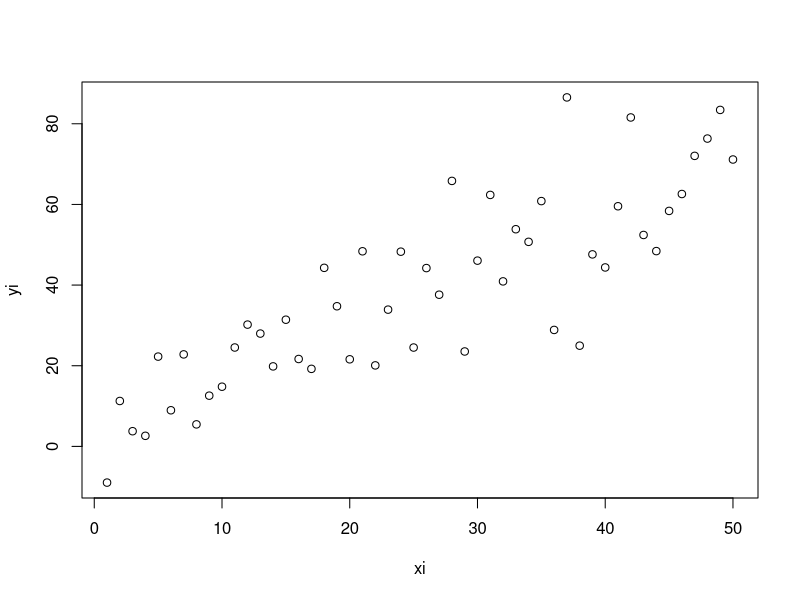
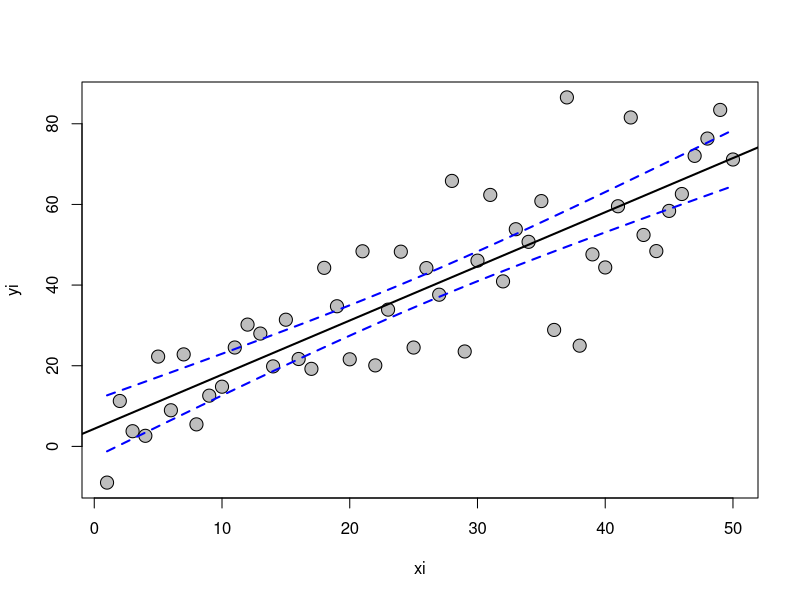
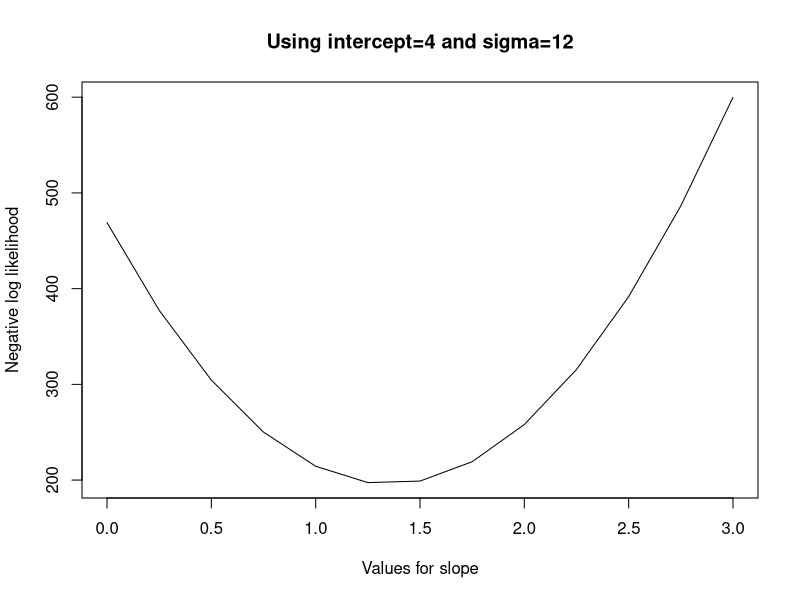
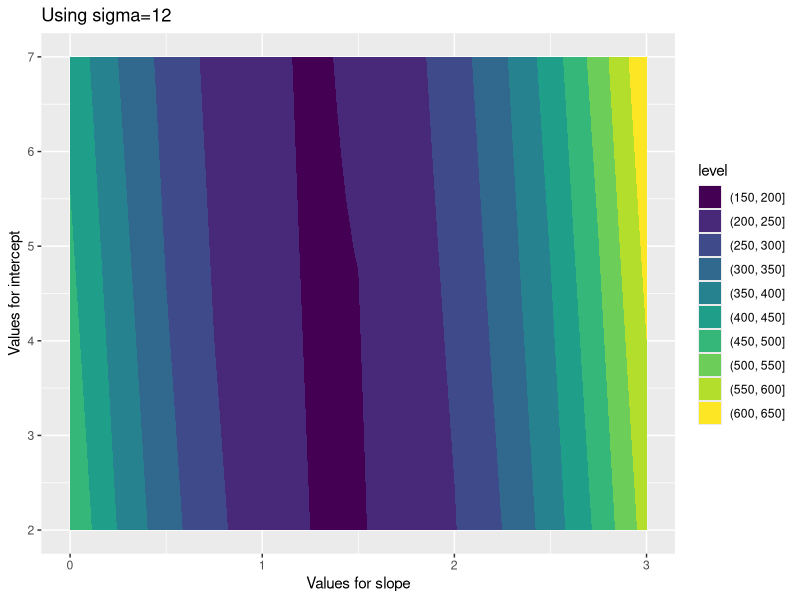

Source code (R) for these figures, in order:

##### Q1 #####

# Simulate some data for a linear regression using the simple linear 
# regression model: yi = beta_0 + beta_1*xi + error, where error~N(0,sigma).  

# Make sigma large enough that it resembles “typical” ecological data when you 
# plot it, but not so large that it completely obscures the relationship between 
# x and y. Record your true beta_0, beta_1, and sigma here:

# Generate some random values for the independent variable
?rnorm

sigma <- 12
set.seed(19)
error <- rnorm(50, mean = 0, sd = sigma)
xi <- 1:50

# Set "true" slope and intercept
beta_0 <- 4
beta_1 <- 1.3

# Generate dependent values using the "true" linear regression
yi <- beta_0 + beta_1*xi + error

plot(xi, yi)

# Fit a linear regression model using lm() and do your typical checks of 
# model assumptions that we went over in class. Paste your estimated model 
# coefficients and their 95% confidence intervals below:

mod_lm <- lm(yi ~ xi)
coefficients(mod_lm)
confint(mod_lm)

newvals <- seq(min(xi),  max(xi), length.out=100)
confint_vals <- predict(mod_lm, interval = 'confidence', 
                        newdata = data.frame(xi=newvals))

plot(xi, yi, cex = 1.75, pch = 21, bg = 'gray')
abline(mod_lm, col = 'black', lwd = 2)
lines(newvals, confint_vals[, 'lwr'], col = 'blue', lty = 2, lwd = 2)
lines(newvals, confint_vals[, 'upr'], col = 'blue', lty = 2, lwd = 2)

# Are the coefficient estimates close to the true values? Do the 95% 
# confidence intervals cover the true values?

# Coefficients are close, but the 95% confidence interval does not include
# all of the values.

##### Q2 #####

# Analyze the data generated in Q1 using the normal equation (see Word doc)
# Paste your estimated model coefficients below.
# Are the coefficient estimates close to the true values?  

n_obs <- length(xi)
xmat <- matrix(c(rep(1, n_obs), xi), nrow = n_obs)
ymat <- matrix(yi)

# Solve for beta_0 and beta_1 using matrix multiplication
analytical_coef <- solve(t(xmat)%*%xmat) %*% (t(xmat)%*%ymat)

analytical_coef

# Yes, they are pretty close!
  
##### Bonus Q1 #####

# Can you find an analytical solution for the se and 95% CI for the model 
# coefficients? (note: this is not in the lectures or reading, you'll have 
# to do some searching).  Write the equations and resulting answers below.
# Do the 95% confidence intervals cover the true values?
  
##### Q3 #####

# Analyze the data generated in Q1 using a grid search to minimize the sum of 
# squared errors (no need to iterate more than twice).
# Paste your estimated model coefficients below.

calc_sse <- function(x, y, betas) {
  yfit <- betas[1] + betas[2]*x
  sse <- sum((yfit - y)^2)
  return(sse)
}

# Create grid space
sse_grid_vals <- expand.grid(intercept = seq(0,8,by=0.5), slope = seq(0,3,by=0.25))
sse_grid_out  <- apply(sse_grid_vals, 1, calc_sse, x=xi, y=yi) # Calculate SSE for each combo
sse_grid_vals[which.min(sse_grid_out),] # Extract minimum

# Do that all once more but with finer precision
sse_grid_vals2 <- expand.grid(intercept = seq(4,7,by=0.10), slope = seq(1,1.5,by=0.05))
sse_grid_out2 <- apply(sse_grid_vals2, 1, calc_sse, x=xi, y=yi) # Calculate SSE for each combo
sse_grid_vals2[which.min(sse_grid_out2),] # Extract minimum

##### Q4 #####

# Analyze the data generated in Q1 using a grid search to minimize the negative 
# log likelihood (no need to iterate more than twice).  Note, there is a third 
# parameter that you will need to estimate here: sigma
# Paste your estimated model coefficients below.

calc_negll <- function(data, params) {
  beta0 <- params[1]
  beta1 <- params[2]
  sigma <- params[3]
  x <- data$x
  y <- data$y
  yfit <- beta0 + beta1*x
  -sum(dnorm(x=y, mean=yfit, sd=sigma, log=T))
}

# Create grid space
negll_grid_vals <- expand.grid(intercept = seq(0,8,by=0.5), slope = seq(0,3,by=0.25),
                               sigma = seq(5,15,by=1))
negll_grid_out <- apply(negll_grid_vals, 1, calc_negll, data=data.frame(x=xi, y=yi)) # Calculate -LogLikelihood for each combo
negll_grid_vals[which.min(negll_grid_out),] # Extract minimum

# Try once more with more precision
negll_grid_vals2 <- expand.grid(intercept = seq(6,7,by=0.05), slope = seq(1,1.5,by=0.05),
                                sigma = seq(10,15,by=0.5))
negll_grid_out2 <- apply(negll_grid_vals2, 1, calc_negll, data=data.frame(x=xi, y=yi)) # Calculate -LogLikelihood for each combo
negll_grid_vals2[which.min(negll_grid_out2),] # Extract minimum

# The intercept is at the low end, which means you should try once more because 
# the minimum could be below that!
negll_grid_vals3 <- expand.grid(intercept = seq(3,5,by=0.5), slope = seq(1,1.5,by=0.05),
                                sigma = seq(10,15,by=0.5))
negll_grid_out3 <- apply(negll_grid_vals3, 1, calc_negll, data=data.frame(x=xi, y=yi)) # Calculate -LogLikelihood for each combo
negll_grid_vals3[which.min(negll_grid_out3),] # Extract minimum

# Now finding intercept of 4 - much closer.

##### Q5 #####

# Analyze the data generated in Q1 using optim() to minimize the negative log 
# likelihood.  Note, there is a third parameter that you will need to estimate 
# here: sigma. Paste your estimated model coefficients below.

negll_optim_out <- optim(par = c(2, 0, 8), calc_negll, data = data.frame(x=xi, y=yi))

# Did the numerical optimization algorithm converge?  How do you know?

# I know because the value under the `convergence` item in the output of 
# `optim()` was 0, which indicates a successful completion.

# Did the numerical optimization algorithm find a global solution?  How do you know?

# Yes because all of the values are above my initial parameter inputs and 
# the optimization converged, so it successfully tried parameters above those
# initalizations, too.

##### Q6 #####

# Plot a likelihood profile for the slope parameter while estimating the 
# conditional MLEs of the intercept and sigma for each plotted value of the 
# slope parameter (see p. 173 of Hilborn and Mangel).

# Pick specific intercept & sigma values to consider from the previous effort, 
# but vary the slope:
min_beta_0 <- negll_grid_vals3[which.min(negll_grid_out3), 'intercept']
min_sigma <- negll_grid_vals3[which.min(negll_grid_out3), 'sigma']
slope_options <- seq(0,3,by=0.25)

negll_grid_vals_slope <- expand.grid(intercept = min_beta_0, slope = slope_options,
                                     sigma = min_sigma)
negll_grid_out_slope <- apply(negll_grid_vals_slope, 1, calc_negll, data=data.frame(x=xi, y=yi)) 

plot(slope_options, negll_grid_out_slope, type = 'l',
     ylab = 'Negative log likelihood', xlab = 'Values for slope',
     main = sprintf('Using intercept=%s and sigma=%s', 
                    round(min_beta_0, digits = 0),
                    round(min_sigma, digits = 2)))

##### Q7 #####

# Plot the joint likelihood surface for the intercept and slope parameters.  
# Is there evidence of confounding between these two parameters (i.e., a ridge 
# rather than a mountain top)?

# Vary intercept & slope but not sigma (use same sigma & slope options from Q6):
intercept_options <- seq(2,7,by=0.5)

negll_grid_vals_intslope <- expand.grid(intercept = intercept_options, slope = slope_options,
                                     sigma = min_sigma)
negll_grid_out_intslope <- apply(negll_grid_vals_intslope, 1, calc_negll, data=data.frame(x=xi, y=yi)) 
negll_grid_df_intslope <- cbind(negll_grid_vals_intslope, negll = negll_grid_out_intslope)

library(ggplot2)
ggplot(negll_grid_df_intslope, aes(x = slope, y = intercept, z = negll)) + 
  geom_contour_filled() + 
  ggtitle(sprintf('Using sigma=%s', round(min_sigma, digits = 2))) + 
  ylab('Values for intercept') + xlab('Values for slope')

# I have a ridge instead of a mountaintop (between slopes of 1-2, there is a
# minimum log likelihood for intercepts from 2-7).

##### Q8 #####

# How different are the estimated coefficients from Q1, Q2, and Q5 and how 
# do they compare to the true values?

# Q1 result
q1_int <- coefficients(mod_lm)[1]
q1_slope <- coefficients(mod_lm)[2]

# Q2 result
q2_int <- analytical_coef[1,1]
q2_slope <- analytical_coef[2,1]

# Q5 result
q5_int <- negll_optim_out$par[1]
q5_slope <- negll_optim_out$par[2]

data.frame(
  question = paste0('Q', 1:3),
  estim_intercept = c(q1_int, q2_int, q5_int),
  estim_slope = c(q1_slope, q2_slope, q5_slope)
)

# The estimates from Q1 and Q2 were closer than the estimates for Q3, but all
# are very close.

##### Bonus Q2 #####

# Calculate the standard errors of the intercept, slope, and sigma using the 
# Hessian matrix. Standard errors are the square roots of the diagonal of the 
# inverse Hessian matrix.  How do these standard errors compare to those from 
# lm() in Q1?


##### Bonus Q3 #####

# How does the computational speed compare between using lm(), the normal 
# equation, and optim() to estimate the coefficients? Note, you can get the 
# computation time placing the following code around your regression code:

# Record your system start time
start_time <- proc.time()

#your code goes here

# Subtract start time from current system time
proc.time() - start_time
